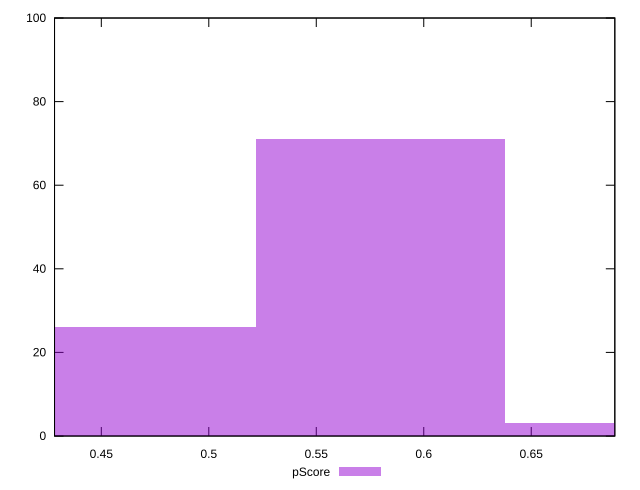

This chart was generated by the following gnuplot code:
reset

$pScore <<EOF
0.4639168746086492 26
0.5798960932608115 71
0.6958753119129738 3
EOF

set key outside below
set boxwidth 0.1159792186521623
set xrange [0.42823529411764705:0.6888888888888889]
set yrange [0:100]
set trange [0:100]
set style fill transparent solid 0.5 noborder
set terminal svg size 640, 490 enhanced background rgb 'white'
set output "report_00015_2021-02-09T16-11-33.973Z/uses-http2/samples/pages+cached+noadtech+nomedia+nocss/pScore/histogram.svg"

plot $pScore title "pScore" with boxes

reset
